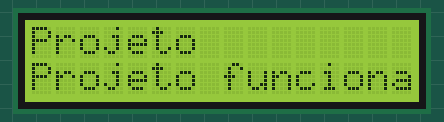
Recording of a sketch running on a simulated Arduino Uno, built with avr-gcc and run on an emulated ATmega328P. Shown: 16×2 character LCD.

Above: at 0.1 s.
At 5.1 s:
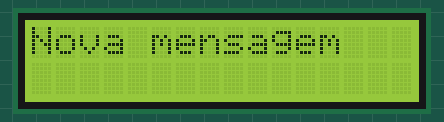

The sketch:

codigo.ino
```cpp
#include <LiquidCrystal.h>

// Ligações do Arduino
const int rs = 12, en = 11, d4 = 5, d5 = 4, d6 = 3, d7 = 2;
LiquidCrystal lcd(rs, en, d4, d5, d6, d7);

void setup() {
  lcd.begin(16, 2);
}

void loop() {
  // Primeira mensagem
  lcd.clear();
  lcd.setCursor(0, 0);
  lcd.print("Projeto");
  lcd.setCursor(0, 1);
  lcd.print("Projeto funcionando");
  delay(5000);

  // Segunda mensagem
  lcd.clear();
  lcd.setCursor(0, 0);
  lcd.print("Nova mensagem");
  delay(5000);
}
```

Measured:
- what the display in image 1 shows lasts 5.0 s, from 5.1 s to 10.1 s
